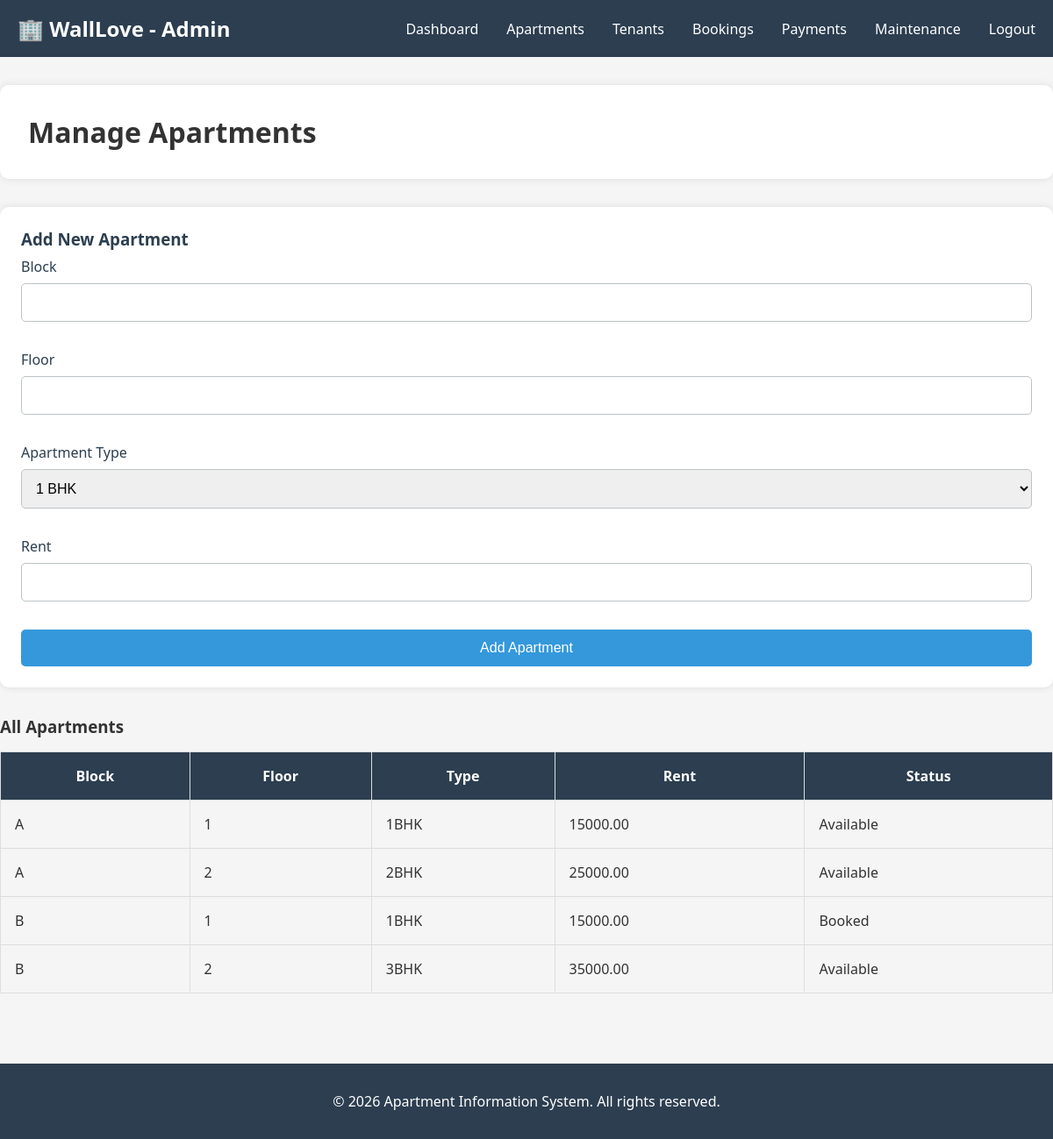
Page /admin/apartments.php (signed in) on the committed database.
### tables this page shows
CREATE TABLE apartments (
    id INT PRIMARY KEY AUTO_INCREMENT,
    block VARCHAR(50),
    floor VARCHAR(10),
    type VARCHAR(50),
    rent DECIMAL(10, 2),
    status VARCHAR(20) DEFAULT 'available'
);

### admin/apartments.php (the view, shortened to what this page needs)
<?php
include '../db_config.php';
$result = $conn->query("SELECT * FROM apartments");
?>
<!DOCTYPE html>
<html lang="en">
<head>
    <link rel="stylesheet" href="../assets/style.css">
</head>
<body>
    <nav class="navbar">
        <div class="container">
            <div class="logo">🏢 WallLove - Admin</div>
            <ul class="nav-links">
                <li><a href="dashboard.php">Dashboard</a></li>
                <li><a href="apartments.php">Apartments</a></li>
                <li><a href="tenants.php">Tenants</a></li>
                <li><a href="bookings.php">Bookings</a></li>
                <li><a href="payments.php">Payments</a></li>
                <li><a href="maintenance.php">Maintenance</a></li>
                <li><a href="../logout.php">Logout</a></li>
            </ul>
        </div>
    </nav>
    <div class="container dashboard">
        <div class="dashboard-header">
            <h1>Manage Apartments</h1>
        </div>
        <div class="card" style="margin-bottom: 2rem;">
            <h3>Add New Apartment</h3>
            <form method="POST" style="display: grid; gap: 1rem;">
                <div class="form-group">
                    <label>Block</label>
                    <input type="text" name="block" required>
                </div>
                <div class="form-group">
                    <label>Floor</label>
                    <input type="text" name="floor" required>
                </div>
                <div class="form-group">
                    <label>Apartment Type</label>
                    <select name="apartment_type" required>
                        <option value="1BHK">1 BHK</option>
                    </select>
                </div>
                <div class="form-group">
                    <label>Rent</label>
                    <input type="number" name="rent" required>
                </div>
                <button type="submit" class="btn btn-primary">Add Apartment</button>
            </form>
        </div>
        <h3>All Apartments</h3>
        <table style="width: 100%; border-collapse: collapse; margin-top: 1rem;">
            <thead>
                <tr style="background-color: #2c3e50; color: white;">
                    <th style="padding: 1rem; border: 1px solid #ddd;">Block</th>
                    <th style="padding: 1rem; border: 1px solid #ddd;">Floor</th>
                    <th style="padding: 1rem; border: 1px solid #ddd;">Type</th>
                    <th style="padding: 1rem; border: 1px solid #ddd;">Rent</th>
                    <th style="padding: 1rem; border: 1px solid #ddd;">Status</th>
                </tr>
            </thead>
            <tbody>
                <?php while($row = $result->fetch_assoc()): ?>
                    <tr>
                        <td style="padding: 1rem; border: 1px solid #ddd;"><?php echo $row['block']; ?></td>
                        <td style="padding: 1rem; border: 1px solid #ddd;"><?php echo $row['floor']; ?></td>
                        <td style="padding: 1rem; border: 1px solid #ddd;"><?php echo $row['type']; ?></td>
                        <td style="padding: 1rem; border: 1px solid #ddd;"><?php echo $row['rent']; ?></td>
                        <td style="padding: 1rem; border: 1px solid #ddd;"><?php echo ucfirst($row['status']); ?></td>
                    </tr>
                <?php endwhile; ?>
            </tbody>
        </table>
    </div>
    <footer>
        <p>&copy; 2026 Apartment Information System. All rights reserved.</p>
    </footer>
</body>
</html>

### assets/style.css (style rules this page uses)
* { margin: 0; padding: 0; box-sizing: border-box; }
body { font-family: 'Segoe UI', Tahoma, Geneva, Verdana, sans-serif; background-color: #f5f5f5; color: #333; }
.container { max-width: 1200px; margin: 0 auto; padding: 0 20px; }
.navbar { background-color: #2c3e50; color: white; padding: 1rem 0; position: sticky; top: 0; z-index: 100; }
.navbar .container { display: flex; justify-content: space-between; align-items: center; }
.logo { font-size: 1.5rem; font-weight: bold; }
.nav-links { list-style: none; display: flex; gap: 2rem; }
.nav-links a { color: white; text-decoration: none; transition: color 0.3s; }
.btn { padding: 0.75rem 1.5rem; border: none; border-radius: 5px; cursor: pointer; text-decoration: none; font-size: 1rem; transition: all 0.3s; display: inline-block; }
.btn-primary { background-color: #3498db; color: white; }
.form-group { margin-bottom: 1rem; }
.form-group label { display: block; margin-bottom: 0.5rem; font-weight: 500; color: #2c3e50; }
.form-group input, .form-group select { width: 100%; padding: 0.75rem; border: 1px solid #bdc3c7; border-radius: 5px; font-size: 1rem; }
.dashboard { min-height: 100vh; padding: 2rem 0; }
.dashboard-header { background: white; padding: 2rem; border-radius: 10px; margin-bottom: 2rem; box-shadow: 0 0 10px rgba(0,0,0,0.1); }
.card { background: white; padding: 1.5rem; border-radius: 10px; box-shadow: 0 0 10px rgba(0,0,0,0.1); transition: transform 0.3s; }
.card h3 { color: #2c3e50; margin-bottom: 0.5rem; }
footer { background-color: #2c3e50; color: white; text-align: center; padding: 2rem 0; margin-top: 3rem; }

### rows in the picture
apartments: block "A", floor "1", type "1BHK", rent "15000.00", status "Available"
apartments: block "A", floor "2", type "2BHK", rent "25000.00", status "Available"
apartments: block "B", floor "1", type "1BHK", rent "15000.00", status "Booked"
apartments: block "B", floor "2", type "3BHK", rent "35000.00", status "Available"
